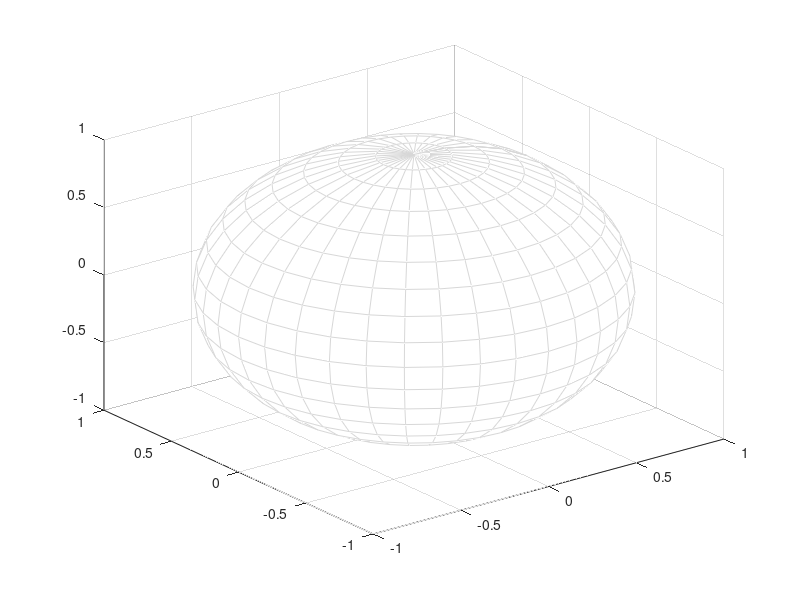

The MATLAB script that drew this image: (Note: this script raises an error after producing the figure.)
function sun_path(lat, dec)
%Function sun_path: calculates and plots the path of the Sun on the
%Celestial Sphere, given latitude of the observer and solar declination.
%
%Inputs:
%lat - latitude of the observer
%dec - declination of the Sun
%  Either lat or dec can be vectors, but not both! Function will plot
%  multiple solar paths in that case, for each element of the vector
%  variable.
%  It is not recommended for lat or dec to have more than ~10 elements, as
%  this will overwhelm the plot.
%  Allows for solar declination to exceed Earth's J2000 obliquity for
%  demo/pedagogical reasons; gives a warning if it does
%
%Author: Dr. Tihomir S. Kostadinov, 2014-2020 (major improvements in 2019-2020, e.g. addition of multiple path plotting)

obliquity = 23 + 26/60 + 21.448/3600; %Eq. 22.2 in Meeus (1998) for J2000.0, in degrees
if nargin==0
    %Provide default values
    lat = 43;
    dec = obliquity;
end

lat = lat(:);
dec=dec(:);

%Check that lat & dec are within allowed values & not both vectors
if ~(isnumeric(lat) && isnumeric(dec) && ~isempty(lat) && ~isempty(dec) && all(abs(lat)<=90) && all(abs(dec)<=90) )
    error('Incorrect input')
end
if (numel(lat)>1 && ~isscalar(dec)) || (numel(dec)>1 && ~isscalar(lat))
    error('Either lat or dec can be vectors, but not both!')
end

if any(abs(dec)>obliquity)
    warning('Some declination values exceed the J2000 obliquity of the Ecliptic in absolute value. Sun paths will be plotted, but they do not represent possible paths on contemporary Earth.');
end

%Convert inputs to radians
lat = lat*(pi/180);
dec = dec*(pi/180);

%Prepare figure for plotting
f1h = figure(1);
clf;

set(f1h,'Name','Daily path of the Sun on Celestial Sphere','NumberTitle','off','Units','normalized','OuterPosition',[0.3 0.15 .7 .85]);


%%%%%%%%%%%%%%%%%%%%%%%%%%%%%%%%%%%%%%%%%%%%%%%%%%%%%%%
%%%%%%%   PLOT THE CELESTIAL SPHERE     %%%%%%%%%%%%%%%
%%%%%%%%%%%%%%%%%%%%%%%%%%%%%%%%%%%%%%%%%%%%%%%%%%%%%%%
R = 1;
[phi,theta] = meshgrid([0:10:180, 180]*pi/180,[0:10:360,360]*pi/180);

%parameterize the sphere for 3D plotting;
x = R*sin(phi).*cos(theta);
y = R*sin(phi).*sin(theta);
z = R*cos(phi);

h = mesh(x,y,z,ones(size(z)));
caxis([0 1.2])
colormap('gray')
alpha(0.3);
set(h,'EdgeColor','interp');
set(h,'FaceAlpha',2/3)
set(gca, 'DataAspectRatio', [ 1 1 1 ]);
hold on
shading interp
view(160,25)

%Hour angle of the true Sun, t
t = [0:.01:2*pi 2*pi]'; %roughly corresponds to the passage of time
%t = [0:.01:pi/2]'; %Allows testing of progress of parameterization from HA = 0

%plot the horizon:
horizon = plot3(sin(t),cos(t),zeros(size(t)),'b-','LineWidth',1.5);

%Plot the local meridian
meridian = plot3(sin(t),zeros(size(t)),cos(t),'g-','LineWidth',1.5);

%plot the local zenith axis:
h = line([0 0],[0 0],[-1.3 1.3]);
set(h,'Color','k')
text(0, 0, 1.4,'Zenith','FontSize',14);
text(0, 0, -1.4,'Nadir','FontSize',14);

%plot the local N-S axis:
h = line([-1 1],[0 0],[0 0]);
set(h,'Color','k')
text(1.05, 0, 0,'S','FontSize',14);
text(-1.05, 0, 0,'N','FontSize',14);

%plot the local E-W axis:
h = line([0 0],[-1 1],[0 0]);
set(h,'Color','k')
text(0, 1.05,0,'E','FontSize',14);
text(0, -1.05,0,'W','FontSize',14);

leg{1} = 'Local Horizon';
leg{2} = 'Local Meridian';

%Calculate alt/az solar coordinates as a function of hour angle
%then calculate Cartesian coordinates of Sun

%Case 1: plot for many declinations (or if both lat & dec are scalars):
if isscalar(lat)
    cm = autumn(numel(dec));
    
    %plot the polar axis towards the North & South Celestial Poles; This line coincides with the axis of rotation of Earth
    poles = line(1.15*[sin(pi/2-lat) -sin(pi/2-lat)],[0 0],1.15*[-cos(pi/2-lat) cos(pi/2-lat)],'LineWidth',1.5,'LineStyle','--');
    set(poles,'Color','c')
    text(-1.2*sin(pi/2-lat),0, 1.2*cos(pi/2-lat),'N pole','FontSize',14);
    text(1.2*sin(pi/2-lat),0,-1.2*cos(pi/2-lat),'S pole','FontSize',14);
    
    sun_path_h = NaN(numel(dec),1);
    for i =1:numel(dec)
        h = asin(sin(lat)*sin(dec(i)) + cos(lat)*cos(dec(i))*cos(t)); %Meeus (1998), Eq. 13.6
        A = atan2(sin(t),cos(t)*sin(lat) - tan(dec(i))*cos(lat)); %Meeus (1998), Eq. 13.5 -
        %AZIMUTH is this way measured from the SOUTH, which is more convenient for plotting below!
        
        %covert to Cartesian for plotting:
        % Astronomical (h,A) differ from the mathemaical spherical coordinates (theta,phi), so transfrom between the
        % two first (Phi is measured from the north pole (+ve z axis) in
        % mathematics, h is measured from the Equator in astronomy)
        % Azimuth is measured CW in astronomy, corresponding theta angle is measured CCW in mathematics
        x = R*sin(pi/2-h).*cos(-A); %This ensures correct progress of the Sun path with hour angle, positive westwards from local meridian
        %%%%%
        %Idea: consider animating the progress of the Sun on its path!
        %%%%%
        y = R*sin(pi/2-h).*sin(-A);
        z = R*cos(pi/2-h);
        
        sun_path_h(i) = plot3(x,y,z,'Color',cm(i,:),'LineWidth',1.5);
        leg{i+3} = ['Sun path, solar \delta = ',sprintf('%3.2f',dec(i)*180/pi),'^o'];
    end
    leg{3} = 'Earth''s axis of rotation ';
    title(['Daily path of the Sun in the sky at a latitude of ',sprintf('%3.2f',lat*180/pi),'^o'],'FontSize',14);
else
    %Case 2: plot for many latitudes:
    cm = autumn(numel(lat));
    
    %plot the polar axis towards the North & South Celestial Poles; This line coincides with the axis of rotation of Earth
    set(gca,'ColorOrder',autumn(numel(lat)));
    poles = line(1.15*[sin(pi/2-lat) -sin(pi/2-lat)],[0 0],1.15*[-cos(pi/2-lat) cos(pi/2-lat)],'LineWidth',1.5,'LineStyle','--');
    text(-1.2*sin(pi/2-lat),zeros(size(lat)), 1.2*cos(pi/2-lat),'N pole','FontSize',10);
    text(1.2*sin(pi/2-lat),zeros(size(lat)),-1.2*cos(pi/2-lat),'S pole','FontSize',10);
    
    sun_path_h = NaN(numel(lat),1);
    for i =1:numel(lat)
        h = asin(sin(lat(i))*sin(dec) + cos(lat(i))*cos(dec)*cos(t)); %Meeus (1998), Eq. 13.6
        A = atan2(sin(t),cos(t)*sin(lat(i)) - tan(dec)*cos(lat(i))); %Meeus (1998), Eq. 13.5 -
        
        x = R*sin(pi/2-h).*cos(-A);
        y = R*sin(pi/2-h).*sin(-A);
        z = R*cos(pi/2-h);
        
        sun_path_h(i) = plot3(x,y,z,'Color',cm(i,:),'LineWidth',1.5);
        leg{i+3} = ['Sun path, latitude \phi = ',sprintf('%3.2f',lat(i)*180/pi),'^o'];
    end
    leg{3} = 'Earth''s axis of rotation (one per latitude)';
    title(['Daily path of the Sun in the sky for solar declination \delta = ', sprintf('%3.2f',dec*180/pi),'^o'],'FontSize',14);
end

xlabel('N-S direction')
ylabel('E-W direction')
zlabel('Up-Down direction')
legend([horizon meridian poles(1) sun_path_h'],leg,'FontSize',12);
axis off